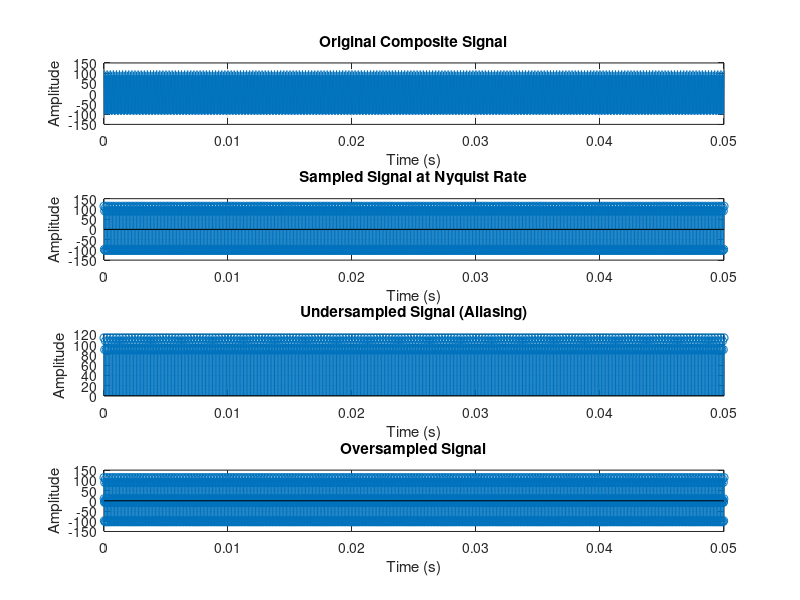

Here is the MATLAB script that generated this plot: (Note: this script raises an error after producing the figure.)
% Define parameters
fs_nyquist = 32000;  % Sampling frequency for Nyquist rate (twice the 16 kHz)
t = 0:1/fs_nyquist:0.05;  % Time vector for 1000 samples

% Amplitudes in dB
A1 = 10^(10/20);  % 10 dB
A2 = 10^(20/20);  % 20 dB
A3 = 10^(40/20);  % 40 dB

% Frequencies in Hz
f1 = 4000;   % 4 kHz
f2 = 8000;   % 8 kHz
f3 = 16000;  % 16 kHz

% Generate composite signal
signal = A1 * cos(2 * pi * f1 * t) + A2 * cos(2 * pi * f2 * t) + A3 * cos(2 * pi * f3 * t);

% Create the figure for subplots
figure;

% Plot the original signal
subplot(4, 1, 1);
plot(t, signal);
title('Original Composite Signal');
xlabel('Time (s)');
ylabel('Amplitude');
grid on;

% Sampling the signal at Nyquist rate
fs_standard = 32000;  % Nyquist rate
n_standard = 0:1/fs_standard:0.05;
sampled_signal = A1 * cos(2 * pi * f1 * n_standard) + A2 * cos(2 * pi * f2 * n_standard) + A3 * cos(2 * pi * f3 * n_standard);

% Plot sampled signal at Nyquist rate
subplot(4, 1, 2);
stem(n_standard, sampled_signal);
title('Sampled Signal at Nyquist Rate');
xlabel('Time (s)');
ylabel('Amplitude');
grid on;

% Undersampling (below Nyquist)
fs_under = 16000;  % Below Nyquist rate
n_under = 0:1/fs_under:0.05;
undersampled_signal = A1 * cos(2 * pi * f1 * n_under) + A2 * cos(2 * pi * f2 * n_under) + A3 * cos(2 * pi * f3 * n_under);

% Plot undersampled signal (Aliasing occurs)
subplot(4, 1, 3);
stem(n_under, undersampled_signal);
title('Undersampled Signal (Aliasing)');
xlabel('Time (s)');
ylabel('Amplitude');
grid on;

% Oversampling (above Nyquist rate)
fs_over = 64000;  % Higher than Nyquist
n_over = 0:1/fs_over:0.05;
oversampled_signal = A1 * cos(2 * pi * f1 * n_over) + A2 * cos(2 * pi * f2 * n_over) + A3 * cos(2 * pi * f3 * n_over);

% Plot oversampled signal
subplot(4, 1, 4);
stem(n_over, oversampled_signal);
title('Oversampled Signal');
xlabel('Time (s)');
ylabel('Amplitude');
grid on;

% Adjust layout for better visualization
tight_layout();
